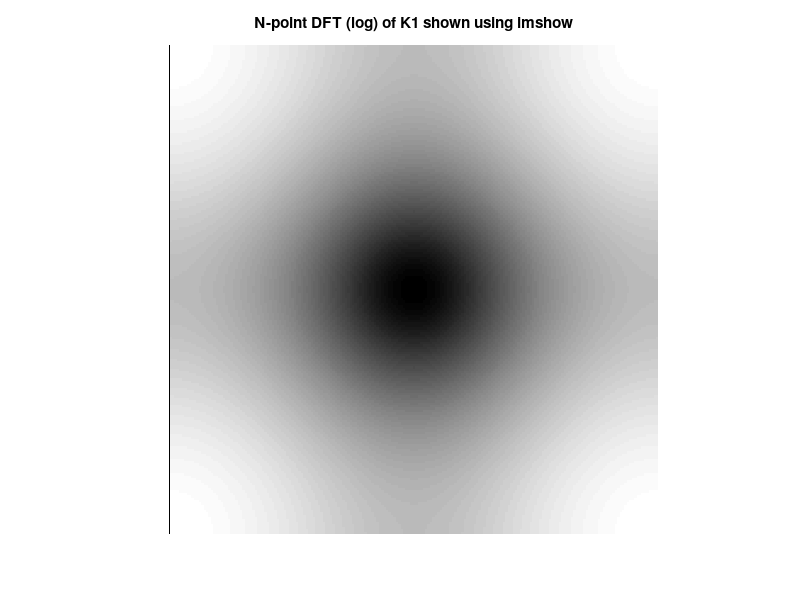

Write the MATLAB code that produced this figure. (Note: this script raises an error after producing the figure.)
%% MyMainScript
clc; clear all; close all;
warning('off', 'all');
tic;

%%  CS 663: Digital Image Processing, IIT Bombay (Autumn 2020)
%  Aman Kansal, Ansh Khurana, Kushagra Juneja
%
% Assignment 5
%% Q6: N point DFT of Laplacian Kernels

N=201;
%% Laplacian Filter K1
k1 = [0 1 0; 1 -4 1; 0 1 0];
disp('Laplacian Kernel Filter K1');
disp(k1);
ind_range = 100;
[U, V] = meshgrid(-ind_range:ind_range,-ind_range:ind_range);
%% Formula for computing DFT of K1, derivation given in report.
Fk1 = (-4+exp(-1j*2*pi*U/N)+exp(1j*2*pi*U/N) + exp(-1j*2*pi*V/N)+ exp(1j*2*pi*V/N));
lFK1 = log(abs(Fk1)+1);
figure(1); imshow(lFK1,[min(lFK1(:)) max(lFK1(:))]);
title('N-point DFT (log) of K1 shown using imshow'); truesize(figure(1),[400 400]); colormap('jet'); colorbar;
figure(2); surf(U, V, lFK1); title('N-point DFT of K1 shown using surf'); colormap('jet'); colorbar;

%% Laplacian Filter K2
k2 = [-1 -1 -1; -1 8 -1; -1 -1 -1];
disp('Laplacian Kernel Filter K2');
disp(k2);

%% Formula for computing DFT of K2, derivation given in report.
Fk2 = 8-exp(-1j*2*pi*U/N)-exp(1j*2*pi*U/N)-exp(-1j*2*pi*V/N)-exp(1j*2*pi*V/N) ...
    - exp(-1j*2*pi*(U+V)/N)-exp(+1j*2*pi*(U+V)/N)-exp(-1j*2*pi*(U-V)/N)-exp(+1j*2*pi*(U-V)/N);
lFK2 = log(abs(Fk2)+1);
figure(3); imshow(lFK2,[min(lFK2(:)) max(lFK2(:))]); truesize(figure(3),[400 400]);
title('N-point DFT (log) of K2 shown using imshow'); colormap('jet'); colorbar;
figure(4); surf(U, V, lFK2); title('N-point DFT of K2 shown using surf'); colormap('jet'); colorbar;

%% Comments on DFT of the two kernels.
%
%
%  For DFT of k1, the values peak along diagonal axes, that is 45 degrees
% between x and y. Since the variation in the original kernel is more along
% the coordinate axes as compared to the diagonal axes (difference of 5 vs
% 4), in the DFT the variation comes out more along the diagonal axes.
%
%  The DFT of k2 is more symetrical since the original kernel is also more
% symmetrical. The higher frequency components in DFT of k2 have slightly
% higher magnitude when compared with DFT of k1. 
% Both these filters are high pass filters and can be used for sharperning
% the images. K2 seems to be a better filter for such sharpening since it
% cuts down the lower frequencies better and it is more isotropic in
% nature. 

toc;
